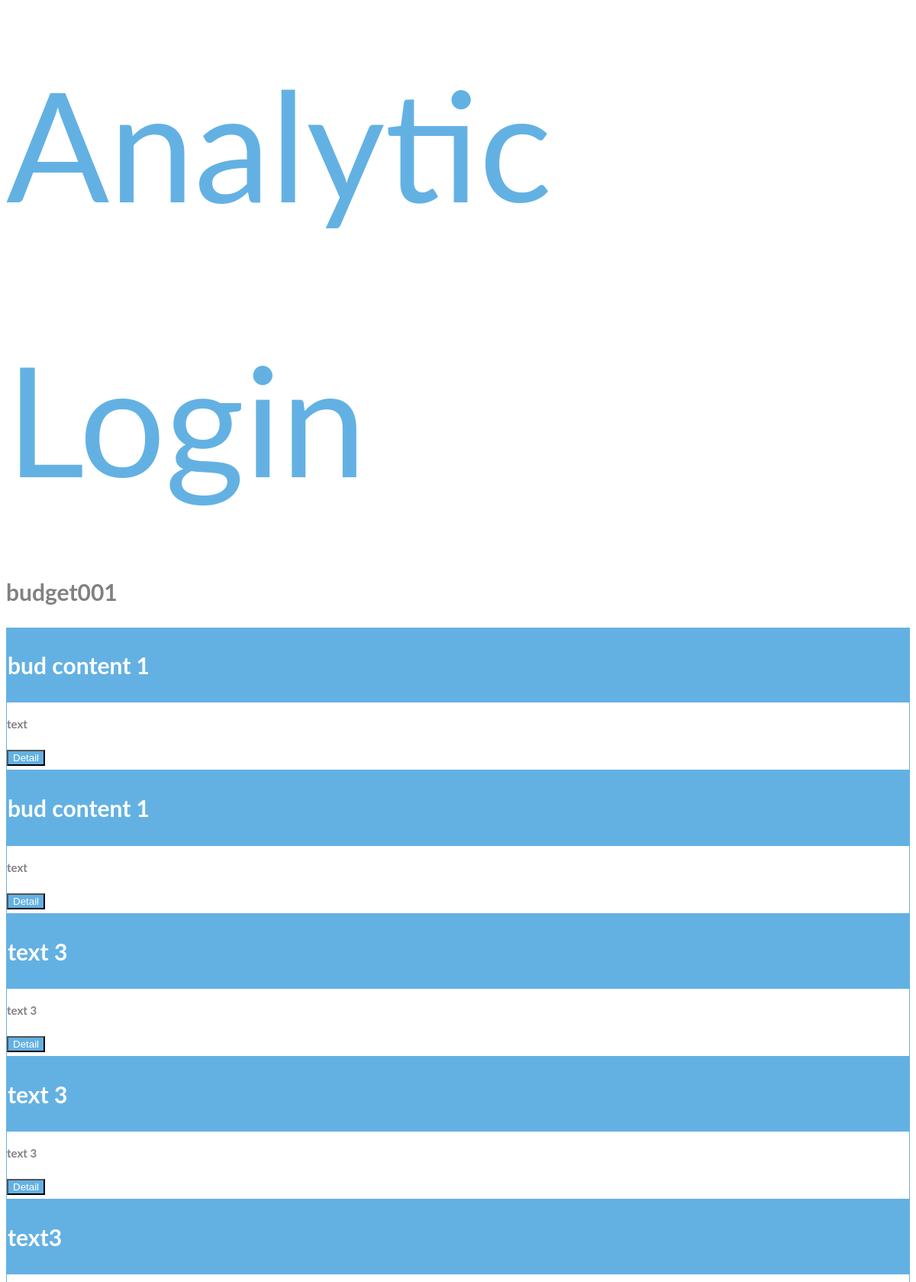
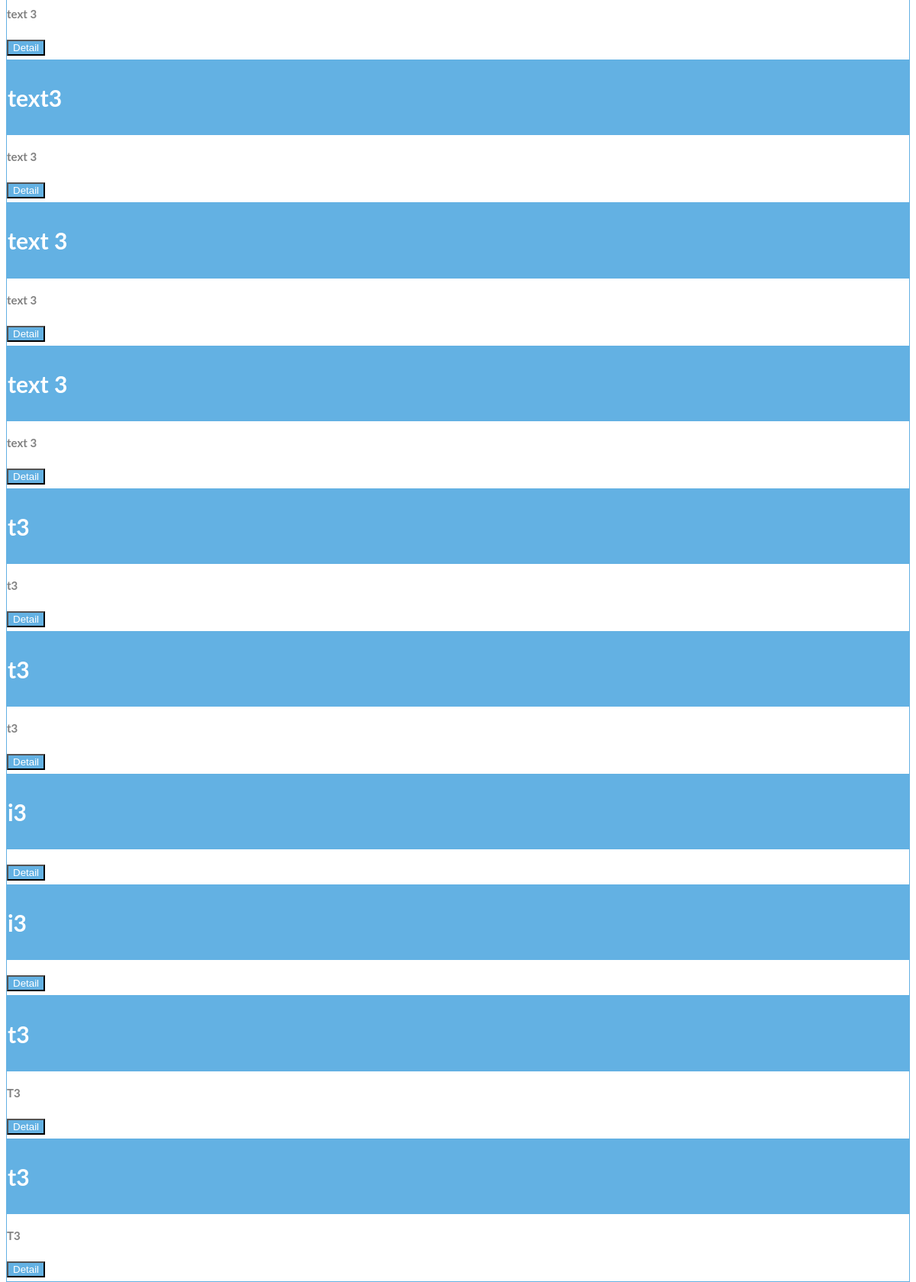
The app's page /budgets/menuheader/1/ (signed in, upper part) with its own data (2 pictures, top to bottom).
### menu/models.py (models this page shows, shortened)
class MenuDetail(models.Model):
    menuheader = models.ForeignKey(MenuHeader, related_name='rel_menu_details')
    name = models.CharField(max_length=200, db_index=True)
    slug = models.SlugField(max_length=200, db_index=True)
    image = models.ImageField(upload_to='image/menudetail/%Y/%m/%d', blank=True)
    description = models.TextField(blank=True)
    orderview = OrderField(blank=True, for_fields=['menuheader'])
    available = models.BooleanField(default=True)
    createddate = models.DateTimeField(auto_now_add=True)
    updateddate = models.DateTimeField(auto_now=True)
    class Meta:
        ordering = ['orderview']
        index_together = (('id', 'slug'),)

class ItemContent(models.Model):
    menudetail = models.ForeignKey(MenuDetail, related_name='rel_itemcontents_menudetails')
    itemtype = models.ForeignKey(ContentType, limit_choices_to={'model__in':('text','video','image','file')})
    objid = models.PositiveIntegerField()
    item = GenericForeignKey('itemtype', 'objid')
    orderview = OrderField(blank=True, for_fields=['menudetail'])
    class Meta:
        ordering = ['orderview']

class ItemBase(models.Model):
    owner = models.ForeignKey(User, related_name='%(class)s_related')
    title = models.CharField(max_length=250)
    createddate = models.DateTimeField(auto_now_add=True)
    updateddate = models.DateTimeField(auto_now=True)
    class Meta:
        abstract = True
    def __str__(self):
        return self.title

class Text(ItemBase):
    content = models.TextField()

class Image(ItemBase):
    file = models.FileField(upload_to='images')

### budgets/views.py (the view)
class BudgetDetailView(DetailView):
    model = MenuHeader
    tasklists = Tasklist.objects.all()
    sites = Sites.objects.all()
    template_name = 'budgets/menuheader/detail.html'
    print('0')
    def get_queryset(self):
        qs = super(BudgetDetailView, self).get_queryset()
        print('1')
        return qs.filter(employees__in=[self.request.user])
    def get_context_data(self, **kwargs):
        context = super(BudgetDetailView, self).get_context_data(**kwargs)
        menuheader = self.get_object()
        if 'menudetail_id' in self.kwargs:
            context['menudetail'] = menuheader.rel_menu_details.get(id=self.kwargs['menudetail_id'])
            context['tasklists'] = self.tasklists
            context['sites'] = self.get_queryset(self.sites)
        else:
            context['menudetail'] = menuheader.rel_menu_details.all()[0]
            context['tasklists'] = self.tasklists
        return context

### budgets/templates/budgets/menuheader/detail.html (shortened to what this page needs)
{% extends "base.html" %}
{% block content %}
    <h1>
        {{ menudetail.name }}
    </h1>
        <div class="module">
                    {% for itemcontent in menudetail.rel_itemcontents_menudetails.all %}
                        {% with item=itemcontent.item %}
                                <div class="col-sm-4 col-xs-12">
                                  <div class="panel panel-default text-center">
                                    <div class="panel-heading">
                                      <h1>{{item}}</h1>
                                    </div>
                                    <div class="panel-body">
                                      <p><strong>{{ item.content|linebreaks|safe }}</strong></p>
                                    </div>
                                    <div class="panel-footer">
                                      <button class="btn btn-lg">Detail</button>
                                    </div>
                                  </div>
                                </div>
                                <div class="col-sm-4 col-xs-12">
                                  <div class="panel panel-default text-center">
                                    <div class="panel-heading">
                                      <h1>{{item}}</h1>
                                    </div>
                                    <div class="panel-body">
                                      <p><strong>{{ item.content|linebreaks|safe }}</strong></p>
                                    <div class="panel-footer">
                                      <button class="btn btn-lg">Detail</button>
                                    </div>
                                  </div>
                                </div>
                        {% endwith %}
                    {% endfor %}
        </div>
{% endblock %}

### menu/static/css/base.css (style rules this page uses)
body { font: 400 15px Lato, sans-serif; line-height: 1.8; color: #818181; }
.panel { border: 1px solid #63b1e3; border-radius:0 !important; transition: box-shadow 0.5s; }
.panel-heading { color: #fff !important; background-color: #63b1e3 !important; padding: 1px; border-bottom: 1px solid transparent; border-top-left-radius: 0px; border-top-right-radius: 0px; border-bottom-left-radius: 0px; border-bottom-right-radius: 0px; }
.panel-footer { background-color: white !important; }
.panel-footer .btn { margin: 5px 0; background-color: #63b1e3; color: #fff; }

### records on screen
MenuDetail: name "budget001"
ItemContent: item "bud content 1"
ItemContent: item "text 3"
ItemContent: item "text3"
ItemContent: item "text 3"
ItemContent: item "t3"
ItemContent: item "i3"
ItemContent: item "t3"
